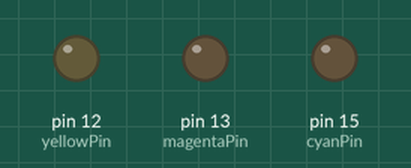
Simulated run of this sketch. Board: Arduino Uno, built with avr-gcc and run on an emulated ATmega328P. Shown: output pins drawn as LEDs (lit = HIGH).

Above: at 0.2 s.
At 3.5 s:
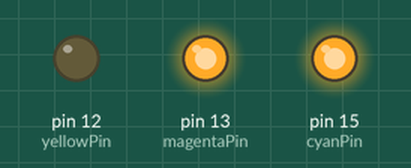
At 5.5 s:
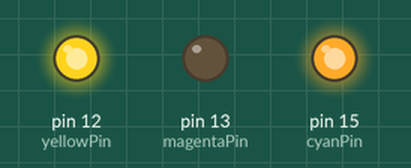
At 7.7 s:
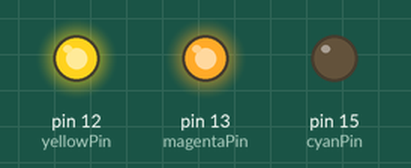
At 10.0 s:
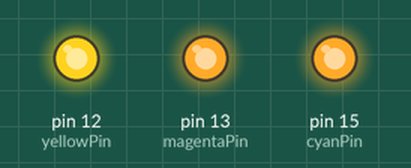
Timing chart, 0 to 11.1 s (numbered marks = the images above):
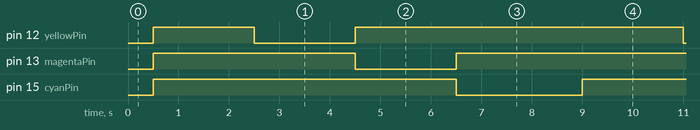

The sketch:

rgbled.ino
```cpp
const int yellowPin = 12;
const int magentaPin = 13;
const int cyanPin = 15;

void setup() {
  pinMode(magentaPin, OUTPUT);
  pinMode(yellowPin, OUTPUT);
  pinMode(cyanPin, OUTPUT);
}

void loop() {
  delay(500);

   analogWrite(yellowPin, 255);
   analogWrite(magentaPin, 255);
   analogWrite(cyanPin, 255);
   delay(2000);//BLUE
   analogWrite(yellowPin, 0);
   analogWrite(magentaPin, 0);
   analogWrite(cyanPin, 0);
   analogWrite(magentaPin, 255);
   analogWrite(cyanPin, 255);
   delay(2000);//GREEN
   analogWrite(yellowPin, 0);
   analogWrite(magentaPin, 0);
   analogWrite(cyanPin, 0);
   analogWrite(yellowPin, 255);
   analogWrite(cyanPin, 255);
   delay(2000);//RED
   analogWrite(yellowPin, 0);
   analogWrite(magentaPin, 0);
   analogWrite(cyanPin, 0);
   analogWrite(yellowPin, 255);
   analogWrite(magentaPin, 255);
   delay(2000);
  //  delay(500);
  //  analogWrite(yellowPin, 0);
  //  delay(5);  // Adjust delay for fading speed
  //  analogWrite(magentaPin, 255);
  //  delay(500);
  //  analogWrite(magentaPin, 0);
  //  delay(5);

  //  analogWrite(cyanPin, 255);
  //  delay(500);
  //  analogWrite(cyanPin, 0);
  //  delay(5);
}
```

Measured:
- by itself, pin 12 (yellowPin), pin 13 (magentaPin): repeats every 8.5 s: LOW 2.0 s, HIGH 6.5 s
- by itself, pin 15 (cyanPin): alternates HIGH for 6.0 s and LOW for 2.5 s
- by itself, everything shown: repeats every 8.5 s, in 4 steps
